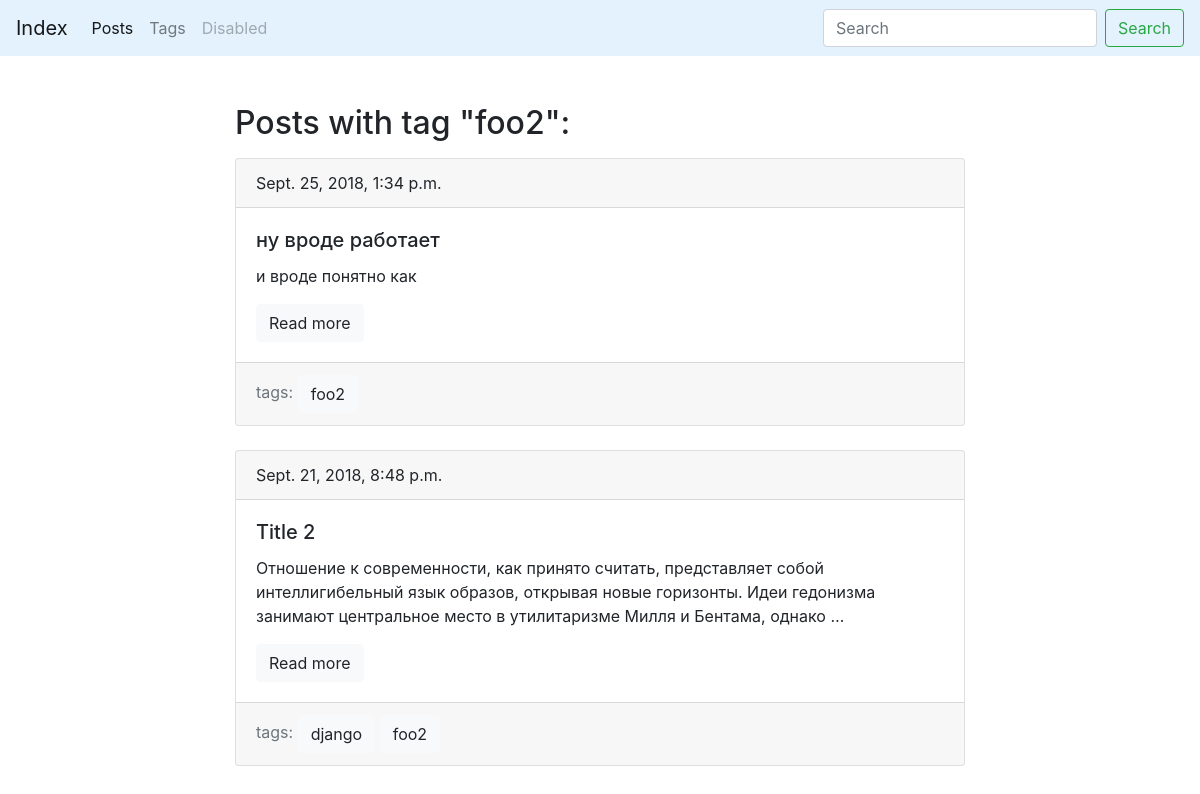
The page /blog/tag/foo2/ on the database its author committed.
### blog/models.py (models this page shows, shortened)
class Tag(models.Model):
    title = models.CharField(max_length=50)
    slug = models.SlugField(max_length=50, unique=True)
    class Meta:
        ordering = ['title']
    def get_absolute_url(self):
        return reverse('tag_detail_url', args=(self.slug,))

class Post(models.Model):
    title = models.CharField(max_length=150, db_index=True)
    slug = models.SlugField(max_length=150, blank=True, unique=True)
    body = models.TextField(blank=True, db_index=True)
    tags = models.ManyToManyField('Tag', blank=True, related_name='posts')
    date_pub = models.DateTimeField(auto_now_add=True)
    class Meta:
        ordering = ['-date_pub']
    def get_absolute_url(self):
        return reverse('post_detail_url', args=(self.slug,))

### blog/views.py (the view)
# urls.py: path('tag/<str:slug>/', TagDetailView.as_view(), name='tag_detail_url'),
class TagDetailView(ObjectDetailMixin, View):
    model = Tag
    template_name = 'blog/tag_detail.html'

### blog/utils.py (called while the page is built)
    def get(self, request, slug):
        obj = self.model.objects.get(slug__iexact=slug)
        return render(request, self.template_name,
                      {
                          self.model.__name__.lower(): obj,
                          'admin_object': obj,
                          'detail': True,
                      })

### blog/templates/blog/tag_detail.html (shortened to what this page needs)
{% extends 'blog/base_blog.html' %}
{% block content %}
    <h2 class="mb-3">Posts with tag "{{ tag.title|lower }}":</h2>
    {% if post.tags.count != 0 %}
        {% for post in tag.posts.all %}
            {% include 'blog/includes/post_card_template.html' %}
        {% endfor %}
    {% else %}
        <p>not found</p>
    {% endif %}
{% endblock %}

### blog/templates/blog/base_blog.html (shortened to what this page needs)
{% extends 'base.html' %}

### templates/base.html (shortened to what this page needs)
{% load static %}
<!DOCTYPE html>
<html lang="en">
<head>
    <link rel="stylesheet" href="{% static 'css/bootstrap.min.css' %}"
>
    <link rel="stylesheet" href="{% static 'css/styles.css' %}">
</head>
<body>
<nav class="navbar navbar-expand-lg navbar-light" style="background-color: #e3f2fd;">
    <a class="navbar-brand" href="/">Index</a>
    <div class="collapse navbar-collapse" id="navbarSupportedContent">
        <ul class="navbar-nav mr-auto">
            <li class="nav-item active">
                <a class="nav-link" href="{% url 'posts_list_url' %}">Posts</a>
            </li>
            <li class="nav-item">
                <a class="nav-link" href="{% url 'tags_list_url' %}">Tags</a>
            </li>
            <li class="nav-item">
                <a class="nav-link disabled" href="#">Disabled</a>
            </li>
        </ul>
        <form class="form-inline my-2 my-lg-0" action="{% url 'posts_list_url' %}">
            <input class="form-control mr-sm-2" type="search" placeholder="Search" aria-label="Search" name="search">
            <button class="btn btn-outline-success my-2 my-sm-0" type="submit">Search</button>
        </form>
    </div>
</nav>
<div class="container mt-5">
    <div class="row">
        <div class="col-8 offset-md-2">
            {% block content %}{% endblock %}
        </div>
    </div>
</div>
</body>
</html>

### blog/templates/blog/includes/post_card_template.html
        <div class="card mb-4">
            <div class="card-header">
                {{ post.date_pub }}
            </div>
            <div class="card-body">
                <h5 class="card-title">{{ post.title }}</h5>
                <p class="card-text">{{ post.body|truncatewords:25 }}</p>
                <a href="{{ post.get_absolute_url }}" class="btn btn-light">Read more</a>
            </div>
            {% if post.tags.count != 0 %}
            <div class="card-footer text-muted">
                tags:
                {% for tag in post.tags.all %}
                    <a href="{{ tag.get_absolute_url }}" class="btn btn-light">{{ tag.slug }}</a>
                {% endfor %}
            </div>
            {% endif %}
        </div>

### rows shown on the page
Tag: title "foo2", slug "foo2"
Post: date_pub "Sept. 25, 2018, 1:34 p.m.", title "ну вроде работает", body "и вроде понятно как"
Post: date_pub "Sept. 21, 2018, 8:48 p.m.", title "Title 2", body "Отношение к современности, как принято считать, представляет собой интеллигибельный язык образов, открывая новые горизонты. Идеи гедонизма занимают центральное место в утилитаризме Милля и Бентама, однако …"
Tag: slug "django"
